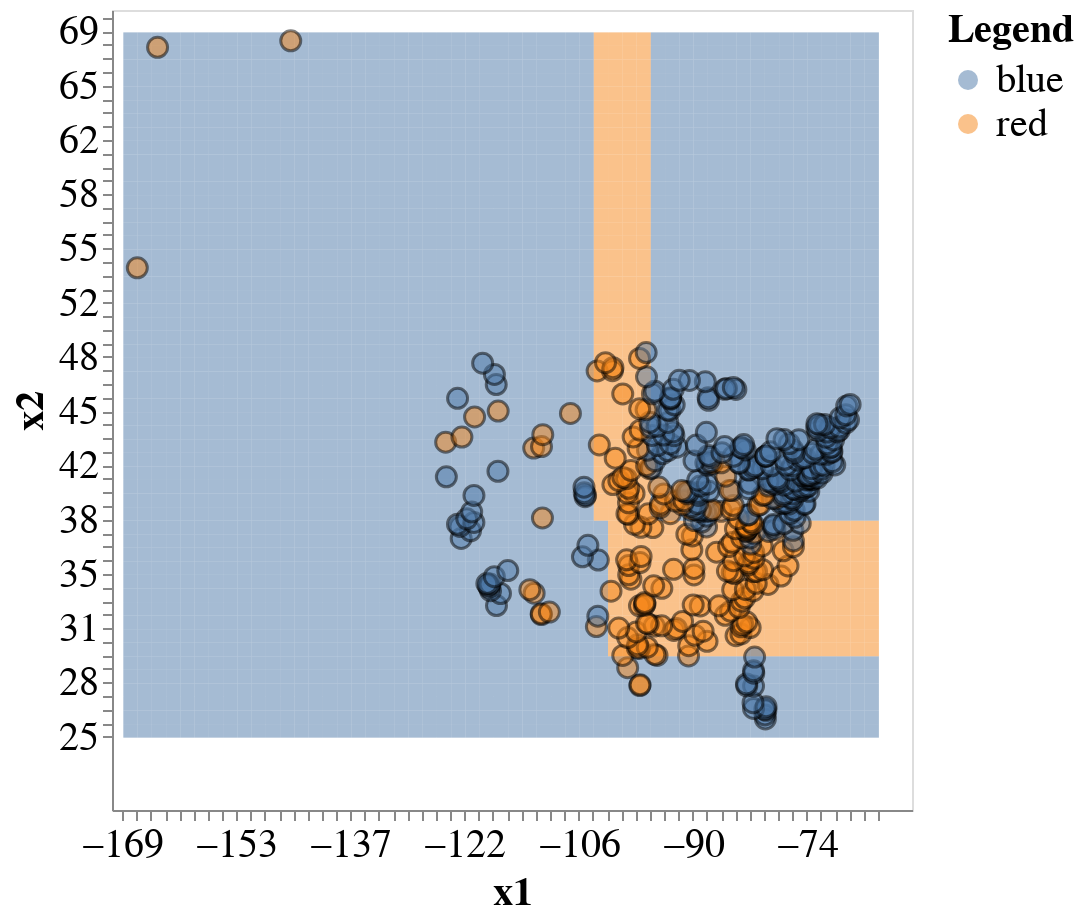

The code cell stored with this chart in its notebook:
### Markdown cell above
### What did the classification tree do?
- Found a good way to split and repeat

### Code cell
plot_tree(X, y, model)

### Figure 1 — Vega-Lite specification as saved in the notebook (floating-point values rounded to 4 significant figures; data arrays with more than 128 entries replaced by an {"elided": "..."} marker saying what was removed)
{"config": {"view": {"continuousWidth": 300, "continuousHeight": 300}, "axis": {"labelFontSize": 20, "titleFontSize": 20}, "legend": {"labelFontSize": 20, "titleFontSize": 20}}, "layer": [{"data": {"name": "data-a4ae849d3a4c7e5f10393880e05b592b"}, "mark": {"type": "rect", "opacity": 0.5}, "encoding": {"color": {"field": "predictions", "title": "Legend", "type": "nominal"}, "x": {"bin": {"step": 1.96}, "field": "x1", "type": "quantitative"}, "y": {"bin": {"step": 0.8477}, "field": "x2", "type": "quantitative"}}}, {"data": {"name": "data-a15ebea2b9249296d83896ab5003b88c"}, "mark": {"type": "circle", "opacity": 0.5, "size": 100, "stroke": "black", "strokeWidth": 1.5}, "encoding": {"color": {"field": "vote", "type": "nominal"}, "x": {"axis": {"labels": true, "ticks": true, "title": "x1"}, "field": "x1", "type": "quantitative"}, "y": {"axis": {"labels": true, "ticks": true, "title": "x2"}, "field": "x2", "type": "quantitative"}}}], "height": 400, "width": 400, "$schema": "https://vega.github.io/schema/vega-lite/v5.20.1.json", "datasets": {"data-a4ae849d3a4c7e5f10393880e05b592b": {"elided": "2756 records"}, "data-a15ebea2b9249296d83896ab5003b88c": {"elided": "400 records"}}}
